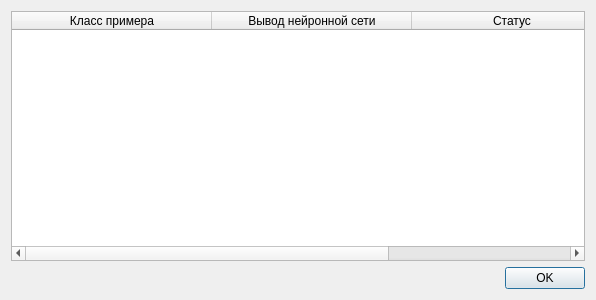
<?xml version="1.0" encoding="UTF-8"?>
<ui version="4.0">
 <class>ClassificatorDialog</class>
 <widget class="QDialog" name="ClassificatorDialog">
  <property name="geometry">
   <rect>
    <x>0</x>
    <y>0</y>
    <width>596</width>
    <height>300</height>
   </rect>
  </property>
  <property name="windowTitle">
   <string>Классификация данных</string>
  </property>
  <layout class="QGridLayout" name="_grid_layout">
   <item row="0" column="0">
    <widget class="QTableWidget" name="_table">
     <property name="editTriggers">
      <set>QAbstractItemView::NoEditTriggers</set>
     </property>
     <attribute name="horizontalHeaderCascadingSectionResizes">
      <bool>true</bool>
     </attribute>
     <attribute name="horizontalHeaderDefaultSectionSize">
      <number>200</number>
     </attribute>
     <attribute name="horizontalHeaderShowSortIndicator" stdset="0">
      <bool>true</bool>
     </attribute>
     <attribute name="horizontalHeaderStretchLastSection">
      <bool>true</bool>
     </attribute>
     <attribute name="verticalHeaderShowSortIndicator" stdset="0">
      <bool>false</bool>
     </attribute>
     <attribute name="verticalHeaderStretchLastSection">
      <bool>false</bool>
     </attribute>
     <column>
      <property name="text">
       <string>Класс примера</string>
      </property>
     </column>
     <column>
      <property name="text">
       <string>Вывод нейронной сети</string>
      </property>
     </column>
     <column>
      <property name="text">
       <string>Статус</string>
      </property>
     </column>
    </widget>
   </item>
   <item row="1" column="0">
    <widget class="QDialogButtonBox" name="_button_box">
     <property name="orientation">
      <enum>Qt::Horizontal</enum>
     </property>
     <property name="standardButtons">
      <set>QDialogButtonBox::Ok</set>
     </property>
    </widget>
   </item>
  </layout>
 </widget>
 <resources/>
 <connections>
  <connection>
   <sender>_button_box</sender>
   <signal>accepted()</signal>
   <receiver>ClassificatorDialog</receiver>
   <slot>accept()</slot>
   <hints>
    <hint type="sourcelabel">
     <x>248</x>
     <y>254</y>
    </hint>
    <hint type="destinationlabel">
     <x>157</x>
     <y>274</y>
    </hint>
   </hints>
  </connection>
  <connection>
   <sender>_button_box</sender>
   <signal>rejected()</signal>
   <receiver>ClassificatorDialog</receiver>
   <slot>reject()</slot>
   <hints>
    <hint type="sourcelabel">
     <x>316</x>
     <y>260</y>
    </hint>
    <hint type="destinationlabel">
     <x>286</x>
     <y>274</y>
    </hint>
   </hints>
  </connection>
 </connections>
</ui>
